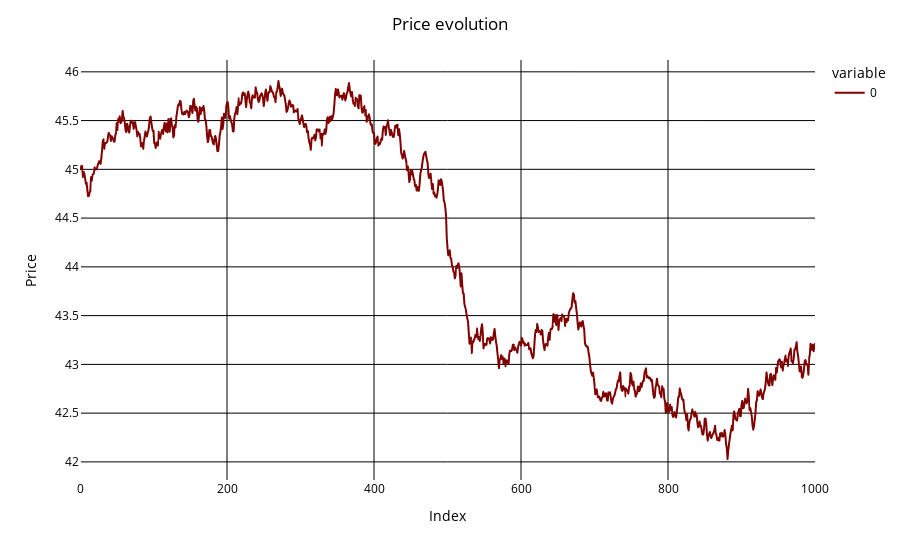

The notebook cell saved with this chart:
### Code cell
fig = px.line(p_t)
fig.update_traces(line_color = "maroon")

fig.update_layout(
    title_text="Price evolution",
    title_x=0.5,
    plot_bgcolor='white',  # set background color to white
    paper_bgcolor='white',  # set background color to white
    font=dict(color='black'),  # set font color to black
    xaxis=dict(title_text="Index", color='black', tickcolor='black', gridcolor='black'),  # set x-axis color, tick color, grid color, and grid width
    yaxis=dict(title_text="Price", color='black', tickcolor='black', gridcolor='black'),  # set y-axis color, tick color, grid color, and grid width
)

fig.show()

### Figure 1 — Plotly figure (JSON) as saved in the notebook; plotly's stock layout.template omitted (floating-point values rounded to 4 significant figures; data arrays with more than 128 entries replaced by an {"elided": "..."} marker saying what was removed)
{"data": [{"hovertemplate": "variable=0<br>index=%{x}<br>value=%{y}<extra></extra>", "legendgroup": "0", "line": {"color": "maroon", "dash": "solid"}, "marker": {"symbol": "circle"}, "mode": "lines", "name": "0", "showlegend": true, "type": "scattergl", "x": {"elided": "1001 int values"}, "xaxis": "x", "y": {"elided": "1001 float values"}, "yaxis": "y"}], "layout": {"font": {"color": "black"}, "legend": {"title": {"text": "variable"}, "tracegroupgap": 0}, "margin": {"t": 60}, "paper_bgcolor": "white", "plot_bgcolor": "white", "title": {"text": "Price evolution", "x": 0.5}, "xaxis": {"anchor": "y", "color": "black", "domain": [0, 1], "gridcolor": "black", "tickcolor": "black", "title": {"text": "Index"}}, "yaxis": {"anchor": "x", "color": "black", "domain": [0, 1], "gridcolor": "black", "tickcolor": "black", "title": {"text": "Price"}}}}
